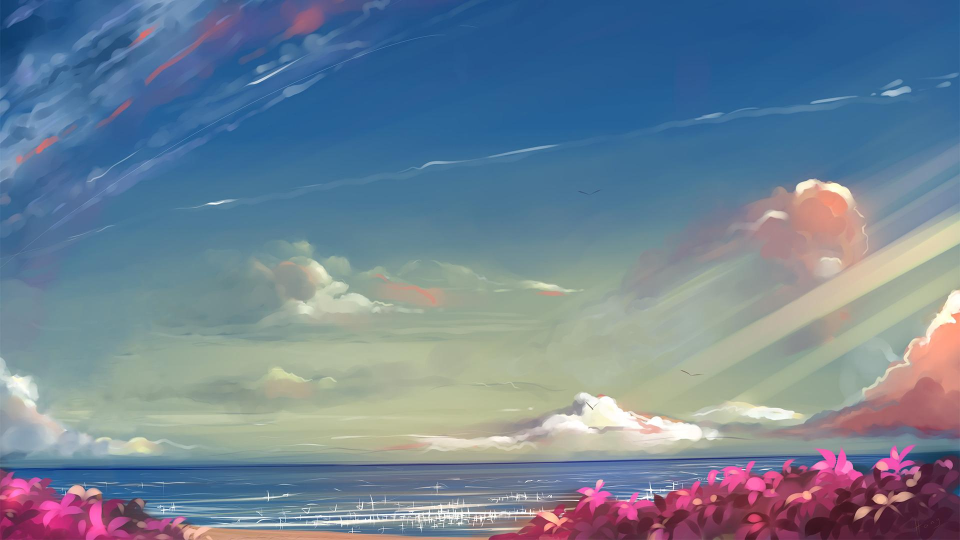
#> input picture Skimage & PIL/Review Materials/images/1.jpg, 1920 x 1080 px, found by its file name (shown at 1/2 size)
$ jupyter execute --allow-errors 'Skimage1 Basic.ipynb'   (older library calls are emulated)
#> lines starting #> are read from the running program, lines starting #| are printed output that depends on the picture; after the words box and inside, x2 and y2 are one past the last pixel; in counts of white or black regions, pixels touching at a corner belong together; long printed decimals are rounded
<H1>Skimage Basic Course

[cell 1]
from skimage import io,data
from skimage import color
import matplotlib.pyplot as plt

<h2>1. Load

[cell 2]
picpath = r"images\1.jpg"
img = io.imread(picpath)
#> img is the input picture: shape (1080, 1920, 3); mean R, G, B 112.1, 130.7, 148.8
# 转化为灰度图像
# img = io.imread(picpath, as_gray=True)
io.imshow(img)

<h2>2. Save</h2>
io.imsave(filepath,format)

<h2>3. Basic Information<h2>

[cell 3]
print(type(img))  #显示类型(不同库导出图片格式不同)
#| <class 'numpy.ndarray'>
print(img.shape)  #显示尺寸(图片宽度,图片高度,图片通道数)
#| (1080, 1920, 3)
print(img.size)   #显示总像素个数
#| 6220800
print(img.max())  #最大像素值
#| 255
print(img.min())  #最小像素值
#| 0
print(img.mean()) #像素平均值
#| 130.545

<h2>4. Access and modification</h2>
图片读入程序中后，是以numpy数组存在的。因此对numpy数组的一切功能，对图片也适用。对数组元素的访问，实际上就是对图片像素点的访问。
<br>彩色图片访问方式为：
img[i,j,c]
<br>i表示图片的行数，j表示图片的列数，c表示图片的通道数（RGB三通道分别对应0，1，2）。坐标是从左上角开始。
<br>灰度图片访问方式为：
gray[i,j]
<br>除了对像素进行读取，也可以采用同样的方式修改像素值。

<h2>Instance1 BW img

[cell 4]
img_gray = io.imread(picpath, as_gray=True) # 生成灰度图像
#> img_gray: shape (1080, 1920) float64; min 0.0613, max 1, mean 0.502
rows, cols = img_gray.shape
#> rows = 1080; cols = 1920
img_bw = img_gray
for i in range(rows):
    for j in range(cols):
        if (img_gray[i, j] <= 0.5):
            img_bw[i, j] = 0
        else:
            img_bw[i, j] = 1
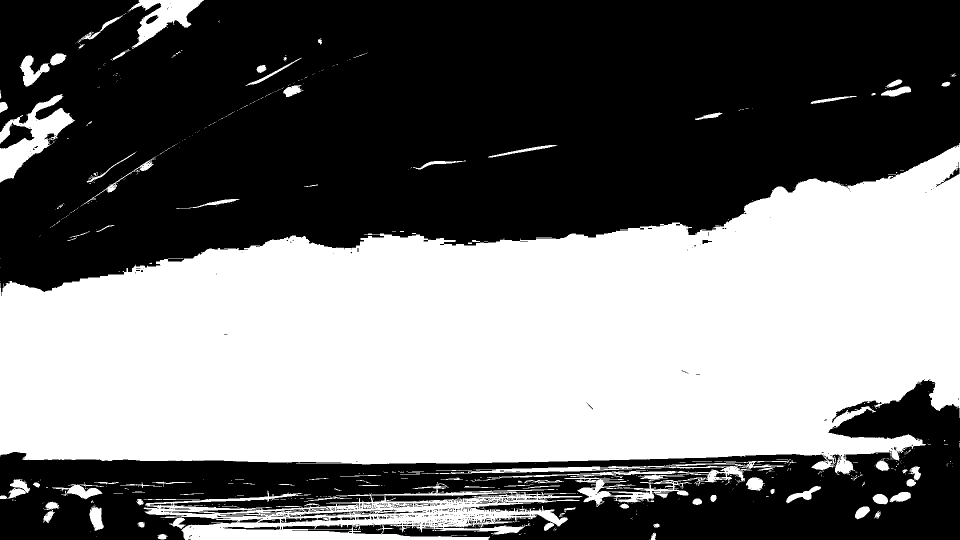
#> img_bw: shape (1080, 1920) float64 (shown at 1/2 size); values 0 (black) and 1 (white), 45.6% white; 724 white regions (608 under 20 px), largest, box (x1, y1, x2, y2) and area: (0, 286, 1920, 950) 853455, (287, 964, 1165, 1080) 41362, (880, 921, 1579, 1014) 11430
io.imshow(img_bw)

<h2>5. Basic Operation
<h3>1)Resize

[cell 5]
from skimage import transform
# <ndarray> = transform.resize(<ndarray>, (long, high))
dst = transform.resize(img, (300, 500))
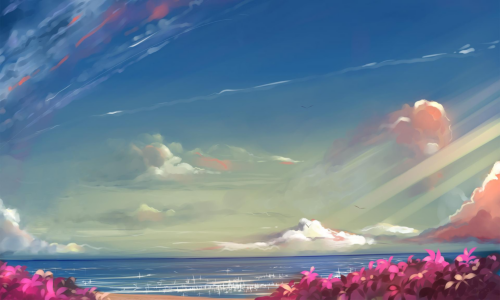
#> dst: shape (300, 500, 3) float64; mean R, G, B 0.44, 0.513, 0.583
plt.figure('resize')
plt.subplot(121)
plt.title('before resize')
plt.imshow(img,plt.cm.gray)
plt.subplot(122)
plt.title('After resize')
plt.imshow(dst,plt.cm.gray)
plt.show()

<h2>2)Cut

[cell 6]
img_cut = img[:, 400:1000, :]
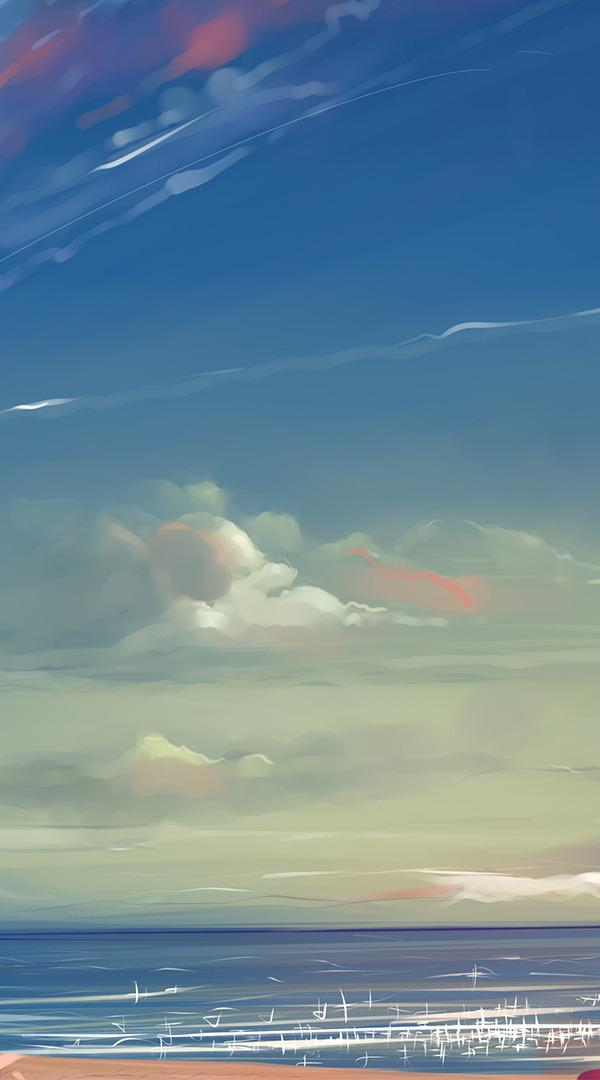
#> img_cut: shape (1080, 600, 3); mean R, G, B 108.8, 136.5, 150.8
io.imshow(img_cut)

<h2>3)Rescale

[cell 7]
img_05 = transform.rescale(img, 0.5, multichannel=True)
# multichannel 锁定颜色通道，防止颜色通道随着像素改变
io.imshow(img_05), img_05.shape

<h2>4)Rotate

[cell 8]
# 旋转30°并保留原图大小
img_30 = transform.rotate(img, 30, resize=False)
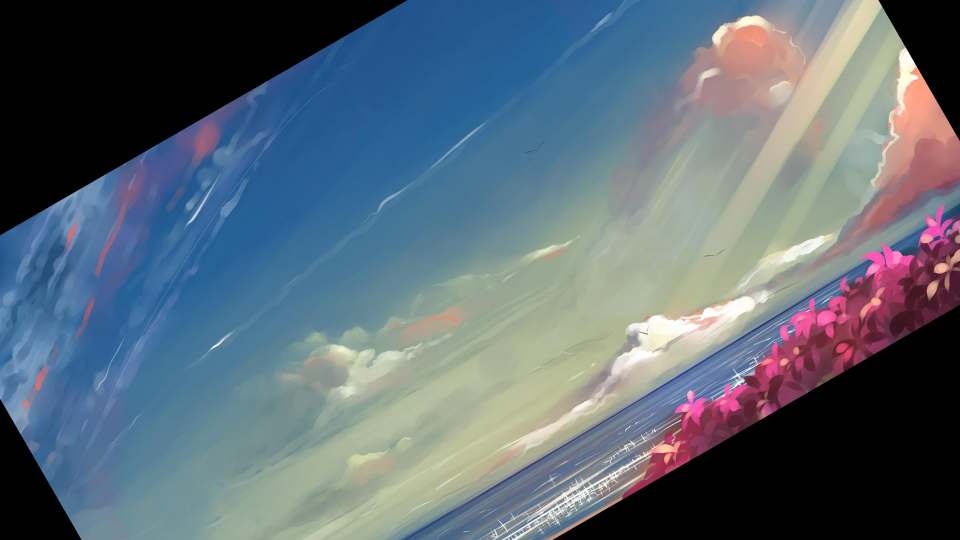
#> img_30: shape (1080, 1920, 3) float64 (shown at 1/2 size); mean R, G, B 0.366, 0.42, 0.465
io.imshow(img_30)

<h2>5)Contrast ratio
</h2>There are four methods to modify with two introduced here.
<br>a）gamma adjust

[cell 9]
from skimage import exposure, img_as_float
gam1= exposure.adjust_gamma(img, 2)   #调暗
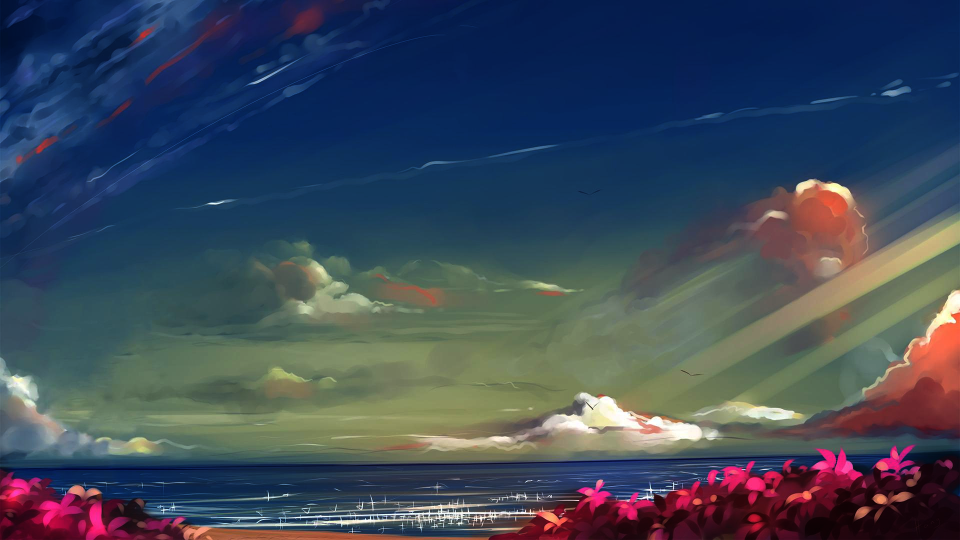
#> gam1: shape (1080, 1920, 3) (shown at 1/2 size); mean R, G, B 62.1, 73.6, 89
gam2= exposure.adjust_gamma(img, 0.5)  #调亮
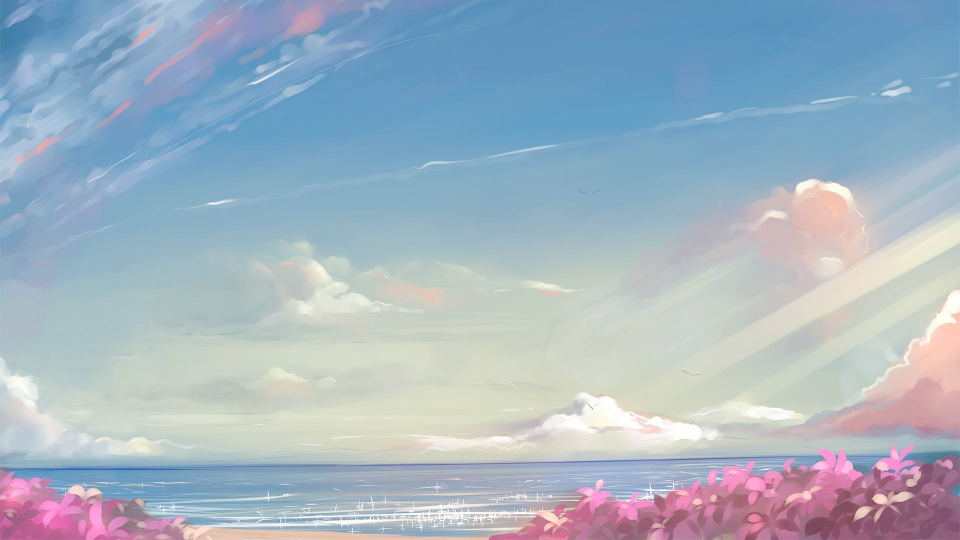
#> gam2: shape (1080, 1920, 3) (shown at 1/2 size); mean R, G, B 163.2, 180.1, 194.1
plt.figure('adjust_gamma',figsize=(12,12))

plt.subplot(131)
plt.title('origin image')
plt.imshow(img,plt.cm.gray)
plt.axis('off')

plt.subplot(132)
plt.title('gamma=2')
plt.imshow(gam1,plt.cm.gray)
plt.axis('off')

plt.subplot(133)
plt.title('gamma=0.5')
plt.imshow(gam2,plt.cm.gray)
plt.axis('off')

plt.show()

b) Auto adjust

#> (a cell that did not finish here is left out)

<h2>6. Image Collection

[cell 11]
picstr=  'images/*.jpg'
coll = io.ImageCollection(picstr)
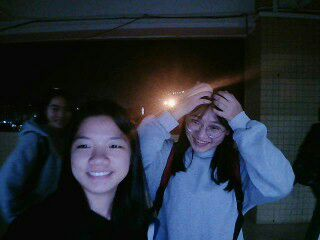
#> input picture Skimage & PIL/Review Materials/images/2.jpg, 320 x 240 px
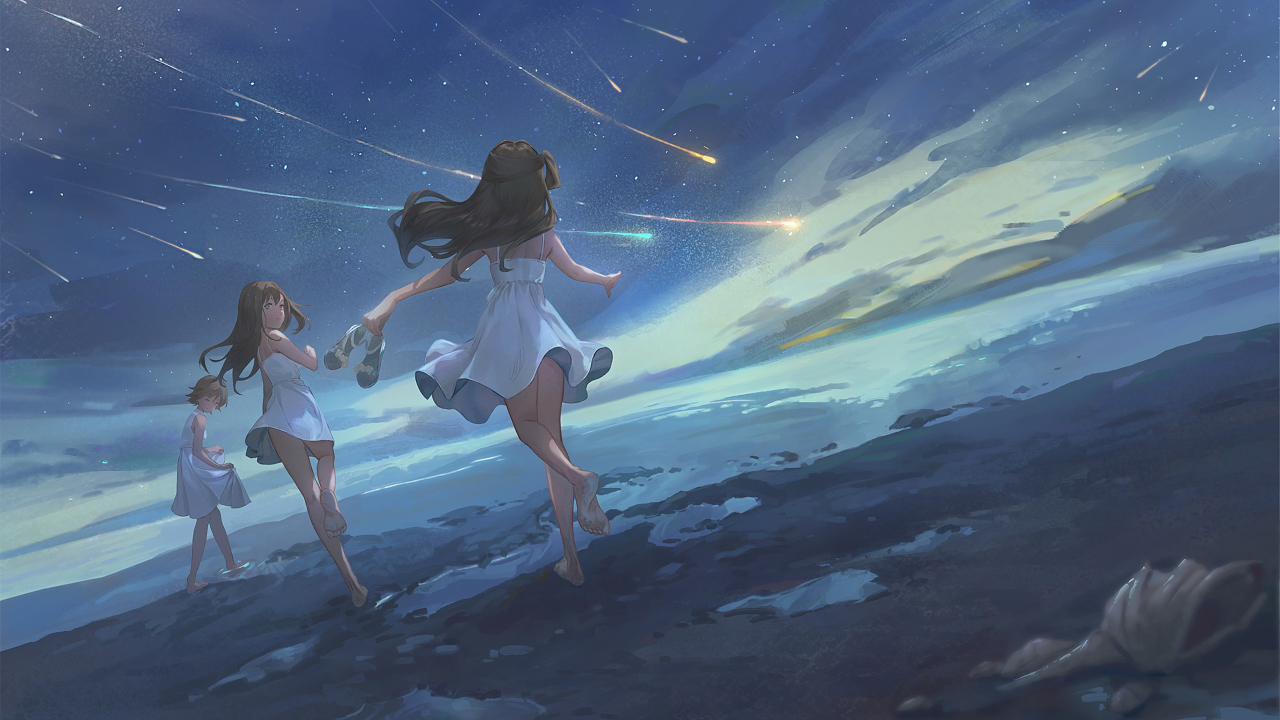
#> input picture Skimage & PIL/Review Materials/images/3.jpg, 2560 x 1440 px (shown at 1/2 size)
#> coll = 3 items
io.imshow(coll[2])

[cell 12]
import matplotlib.pyplot as plt

from skimage import data
from skimage.color import rgb2hed
from matplotlib.colors import LinearSegmentedColormap

# Create an artificial color close to the original one
cmap_hema = LinearSegmentedColormap.from_list('mycmap', ['white', 'red'])
cmap_dab = LinearSegmentedColormap.from_list('mycmap', ['white',
                                             'yellow'])
cmap_eosin = LinearSegmentedColormap.from_list('mycmap', ['violet',
                                               'white'])

ihc_rgb = data.immunohistochemistry()
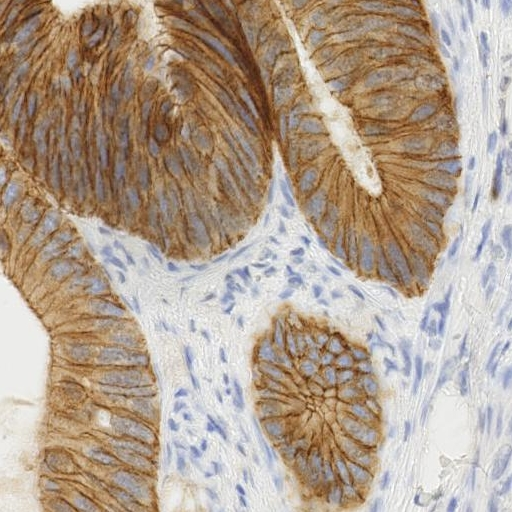
#> input picture skimage.data.immunohistochemistry(), 512 x 512 px
#> ihc_rgb is the input picture: shape (512, 512, 3); mean R, G, B 177.3, 159.8, 144
ihc_hed = rgb2hed(ihc_rgb)
#> ihc_hed: shape (512, 512, 3) float64; mean of channels 0, 1, 2 0.0201, 3.78e-07, 0.0582

fig, axes = plt.subplots(2, 2, figsize=(7, 6), sharex=True, sharey=True)
ax = axes.ravel()

ax[0].imshow(ihc_rgb)
ax[0].set_title("Original image")

ax[1].imshow(ihc_hed[:, :, 0], cmap=cmap_hema)
ax[1].set_title("Hematoxylin")

ax[2].imshow(ihc_hed[:, :, 1], cmap=cmap_eosin)
ax[2].set_title("Eosin")

ax[3].imshow(ihc_hed[:, :, 2], cmap=cmap_dab)
ax[3].set_title("DAB")

for a in ax.ravel():
    a.axis('off')

fig.tight_layout()
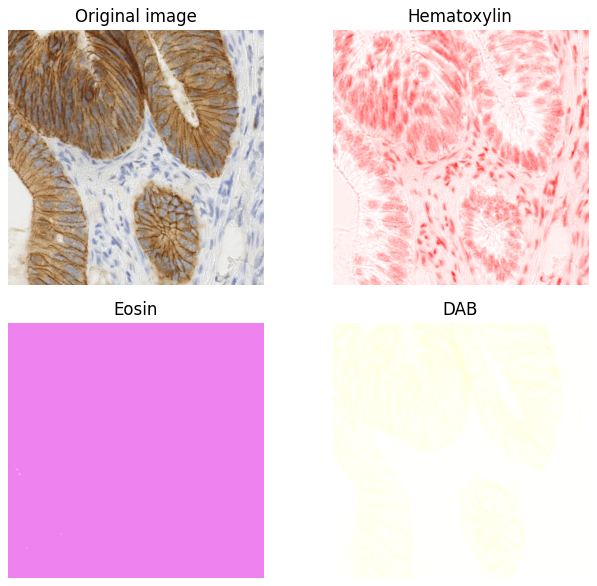
#> figure drawn by matplotlib, 4 panels
